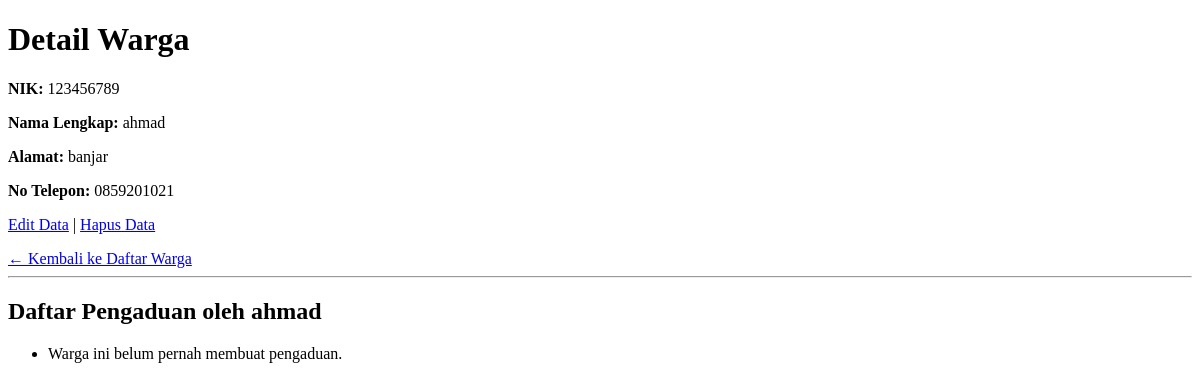
The app's page /warga/2/, older data.
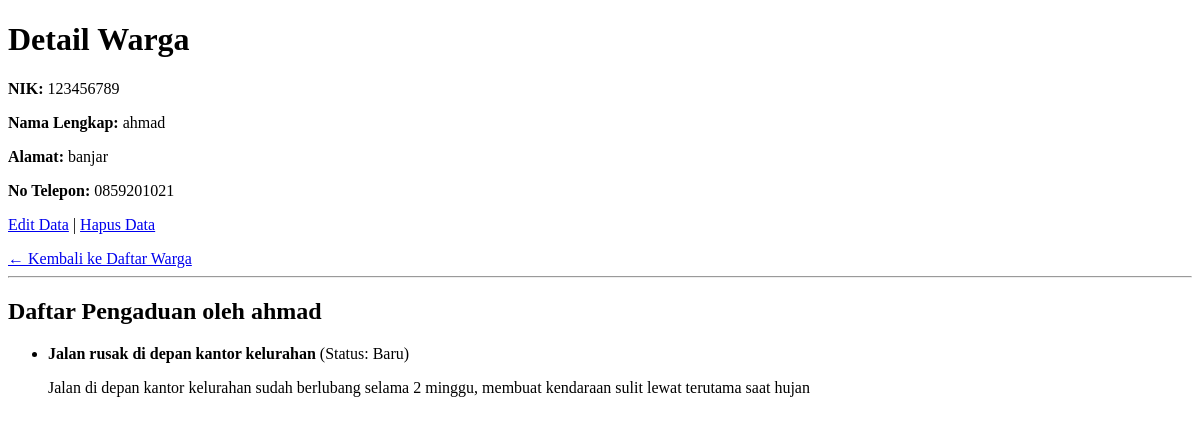
The same page, newer data.
### warga/models.py (models this page shows, shortened)
class Pengaduan(models.Model):
    STATUS_CHOICES = [
        ('BARU', 'Baru'),
        ('DIPROSES', 'Diproses'),
        ('SELESAI', 'Selesai'),
    ]
    judul = models.CharField(max_length=200)
    deskripsi = models.TextField()
    status = models.CharField(max_length=10, choices=STATUS_CHOICES, default='BARU')
    tanggal_lapor = models.DateTimeField(auto_now_add=True)
    pelapor = models.ForeignKey(Warga, on_delete=models.CASCADE, related_name='pengaduan')

### warga/views.py (the view)
# urls.py: path('<int:pk>/', WargaDetailView.as_view(), name='warga-detail'),
class WargaDetailView(DetailView):
    model = Warga

### warga/templates/warga/warga_detail.html (shortened to what this page needs)
<!DOCTYPE html>
<html>
<head>
</head>
<body>
    <h1>Detail Warga</h1>
    <p><strong>NIK:</strong> {{ object.nik }}</p>
    <p><strong>Nama Lengkap:</strong> {{ object.nama_lengkap }}</p>
    <p><strong>Alamat:</strong> {{ object.alamat }}</p>
    <p><strong>No Telepon:</strong> {{ object.no_telepon }}</p>
    <p>
        <a href="{% url 'warga-edit' object.pk %}">Edit Data</a> |
        <a href="{% url 'warga-hapus' object.pk %}">Hapus Data</a>
    </p>
    <a href="{% url 'warga-list' %}">← Kembali ke Daftar Warga</a>
    <hr>
    <h2>Daftar Pengaduan oleh {{ object.nama_lengkap }}</h2>
    <ul>
        {% for aduan in object.pengaduan.all %}
            <li>
                <strong>{{ aduan.judul }}</strong> (Status: {{ aduan.get_status_display }})
                <p>{{ aduan.deskripsi }}</p>
            </li>
        {% empty %}
            <li>Warga ini belum pernah membuat pengaduan.</li>
        {% endfor %}
    </ul>
</body>
</html>

Row changes from the older to the newer data that the page shows:
added Pengaduan: judul "Jalan rusak di depan kantor kelurahan", status "Baru", deskripsi "Jalan di depan kantor kelurahan sudah berlubang selama 2 minggu, membuat kendaraan sulit lewat terutama saat hujan"
Text that changed along with them:
text no longer shown: "Warga ini belum pernah membuat pengaduan."
